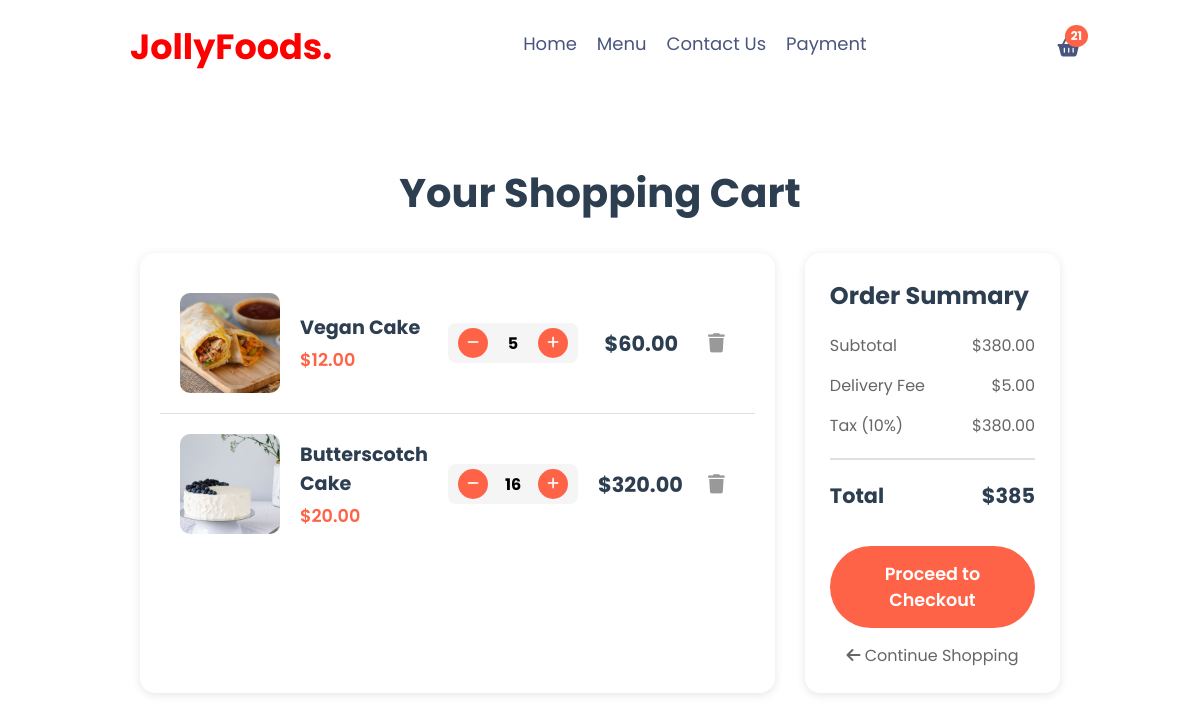
Page /cart/ on the earlier database version.
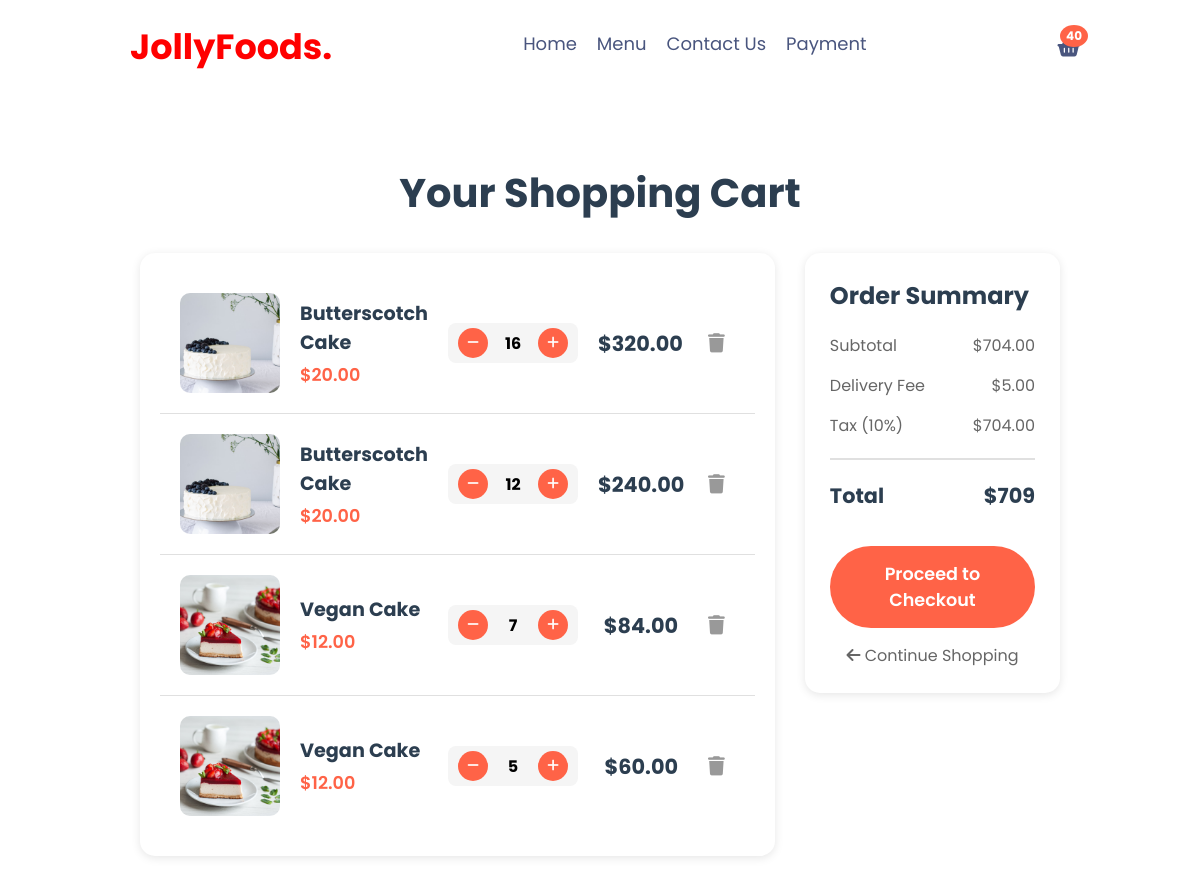
Same page on the later database version.
### Food/Jolly/models.py (models this page shows, shortened)
class CartItem(models.Model):
    user = models.ForeignKey(User, on_delete=models.CASCADE, null=True, blank=True)
    session_key = models.CharField(max_length=100, null=True, blank=True)
    food_name = models.CharField(max_length=200)
    food_price = models.DecimalField(max_digits=10, decimal_places=2)
    food_image = models.ImageField(upload_to='food_images/')
    quantity = models.IntegerField(default=1 )
    added_at = models.DateTimeField(auto_now_add=True)
    def get_total_price(self):
        return self.food_price * self.quantity

### Food/Jolly/views.py (the view)
# urls.py: path('cart/', views.cart, name='cart'),
def cart(request):
    if request.user.is_authenticated:
        cart_items = CartItem.objects.filter(user=request.user)
    else:
        session_key = request.session.session_key
        if not session_key:
            request.session.create()
            session_key = request.session.session_key
        cart_items = CartItem.objects.filter(session_key=session_key)
    total = sum(item.get_total_price() for item in cart_items)
    context = {
        'cart_items': cart_items,
        'cart_total': total,
        'cart_count': sum(item.quantity for item in cart_items)
    }
    return render(request, 'cart.html', context)

### templates/cart.html (shortened to what this page needs)
{% load static %}
<!DOCTYPE html>
<html lang="en">
<head>
    <link rel="stylesheet" href="{% static 'homepage.css' %}">
    <link rel="stylesheet" href="{% static 'cart.css' %}">
    <link rel="stylesheet" href="https://cdnjs.cloudflare.com/ajax/libs/font-awesome/6.4.0/css/all.min.css">
</head>
<body>
<div class="navbar">
    <a href="{% url 'homepage' %}" class="logo">JollyFoods.</a>
    <ul class="navbar-menu">
        <li><a href="{% url 'homepage' %}">Home</a></li>
        <li><a href="{% url 'menu' %}">Menu</a></li>
        <li><a href="{% url 'contact' %}">Contact Us</a></li>
        <li><a href="{% url 'payment' %}">Payment</a></li>
    </ul>
    <div class="hamburger">
        <div class="shopping-cart">
            <a href="{% url 'cart' %}">
                <i class="fa-solid fa-basket-shopping"></i>
                <span class="cart-badge" id="cartBadge">{{ cart_count }}</span>
            </a>
        </div>
    </div>
</div>
<div class="cart-container">
    <h1 class="cart-title">Your Shopping Cart</h1>
    {% if cart_items %}
    <div class="cart-content">
        <div class="cart-items-section">
            {% for item in cart_items %}
            <div class="cart-item" data-item-id="{{ item.id }}">
                <img src="{% static 'assets/' %}{{ item.food_image }}" alt="{{ item.food_name }}">
                <div class="item-details">
                    <h3>{{ item.food_name }}</h3>
                    <p class="item-price">${{ item.food_price }}</p>
                </div>
                <div class="item-quantity">
                    <button class="qty-btn minus-btn" data-item-id="{{ item.id }}">
                        <i class="fa-solid fa-minus"></i>
                    </button>
                    <span class="quantity">{{ item.quantity }}</span>
                    <button class="qty-btn plus-btn" data-item-id="{{ item.id }}">
                        <i class="fa-solid fa-plus"></i>
                    </button>
                </div>
                <div class="item-total">
                    <p>${{ item.get_total_price }}</p>
                </div>
                <button class="remove-btn" data-item-id="{{ item.id }}">
                    <i class="fa-solid fa-trash"></i>
                </button>
            </div>
            {% endfor %}
        </div>
        <div class="cart-summary">
            <h2>Order Summary</h2>
            <div class="summary-row">
                <span>Subtotal</span>
                <span id="subtotal">${{ cart_total }}</span>
            </div>
            <div class="summary-row">
                <span>Delivery Fee</span>
                <span>$5.00</span>
            </div>
            <div class="summary-row">
                <span>Tax (10%)</span>
                <span id="tax">${{ cart_total|floatformat:2 }}</span>
            </div>
            <hr>
            <div class="summary-row total">
                <span>Total</span>
                <span id="total">${{ cart_total|add:5 }}</span>
            </div>
            <button class="checkout-btn">Proceed to Checkout</button>
            <a href="{% url 'homepage' %}" class="continue-shopping">
                <i class="fa-solid fa-arrow-left"></i> Continue Shopping
            </a>
        </div>
    </div>
    {% endif %}
</div>
</body>
</html>

Differences in the rows shown:
removed CartItem: food_image (picture), food_name "Vegan Cake", food_price "12.00", quantity "5", get_total_price "60.00"
added CartItem: food_image (picture), food_name "Butterscotch Cake", food_price "20.00", quantity "12", get_total_price "240.00"
added CartItem: food_image (picture), food_name "Vegan Cake", food_price "12.00", quantity "7", get_total_price "84.00"
added CartItem: food_image (picture), food_name "Vegan Cake", food_price "12.00", quantity "5", get_total_price "60.00"
Other differences:
{{ cart_count }}: "21" → "40"
{{ cart_total }}: "380.00" → "704.00"
{{ cart_total|floatformat:2 }}: "380.00" → "704.00"
{{ cart_total|add:5 }}: "385" → "709"
